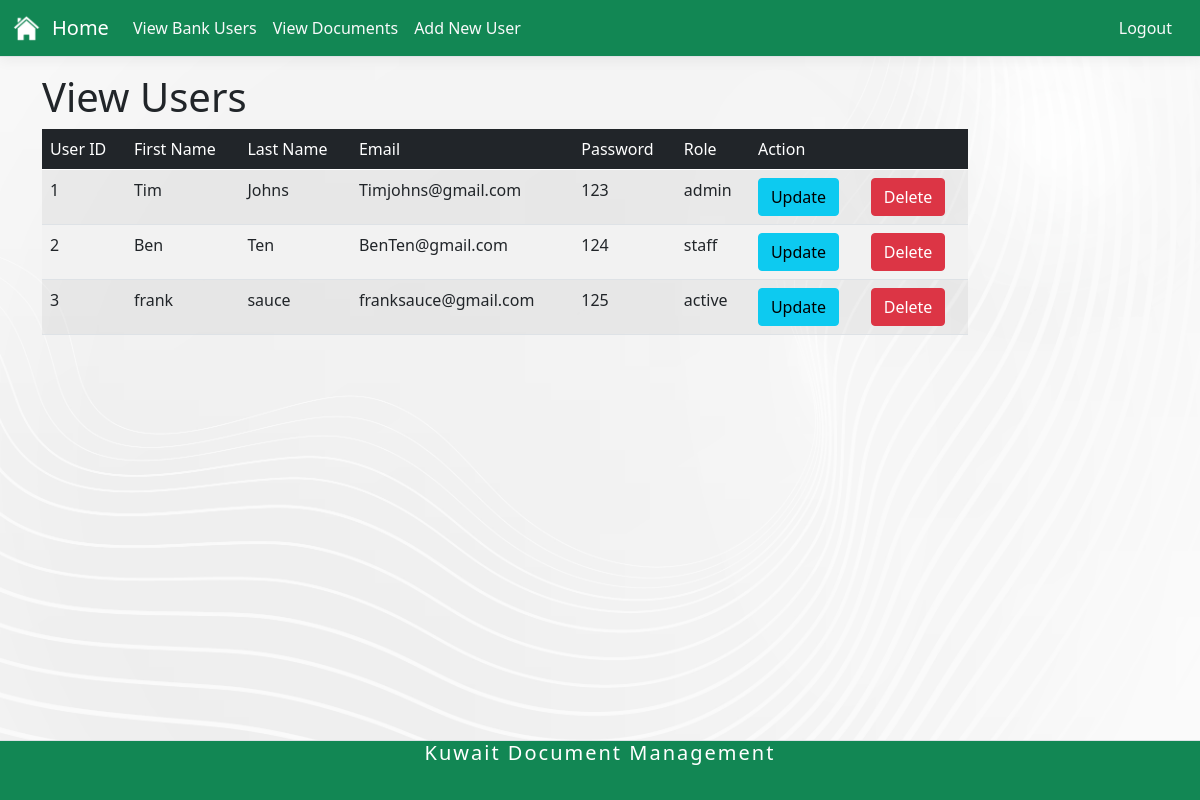
Screenshot of /Group31/viewUser.php with the database file from the repository.
### tables this page shows
CREATE TABLE "credentials" (
	"id"	INTEGER NOT NULL,
	"fname"	TEXT NOT NULL,
	"lname"	TEXT NOT NULL,
	"email"	TEXT NOT NULL,
	"password"	TEXT NOT NULL,
	"role"	TEXT NOT NULL,
	PRIMARY KEY("id")
);

### Group31/viewUserSQL.php (called while the page is built, shortened)
<?php
function getUsers (){
    $db = new SQLITE3('..\\Database\\Kuwaitt.db');
    $sql = "SELECT * FROM credentials";
    $stmt = $db->prepare($sql);
    $result = $stmt->execute();
    while ($row = $result->fetchArray()){
        $arrayResult [] = $row;
    }
    return $arrayResult;
}

### Group31/viewUser.php (the view, shortened to what this page needs)
<?php
require("adminNav.php");
include_once("viewUserSQL.php");
$user = getUsers();
?>
<div class="container bgColor">
        <main role="main" class="pb-3">
                <h1>View Users</h1>
                <div class="row">
                <div class="col-10">
                <table class="table table-striped">
                    <thead class="table-dark">
                        <td>User ID</td>
                        <td>First Name</td>
                        <td>Last Name</td>
                        <td>Email</td>
                        <td>Password</td>
                        <td>Role</td>
                        <td>Action</td>
                        <td></td>
                    </thead>
                    <?php
                        for ($i=0; $i<count($user); $i++):
                    ?>
                    <tr>
                        <td><?php echo $user[$i]['id']?></td>
                        <td><?php echo $user[$i]['fname']?></td>
                        <td><?php echo $user[$i]['lname']?></td>
                        <td><?php echo $user[$i]['email']?></td>
                        <td><?php echo $user[$i]['password']?></td>
                        <td><?php echo $user[$i]['role']?></td>
                        <td><a href="updateUser.php?id=<?php echo $user[$i]['id']; ?>" class="btn btn-info">Update</a></td>
                        <td><a href="deleteUser.php?id=<?php echo $user[$i]['id']; ?>" class="btn btn-danger">Delete</a></td>
                    </tr>
                    <?php endfor;?>
                </table>
            </div>
        </div>
        </main>
</div>
<?php require("Footer.php");?>

### Group31/adminNav.php (shortened to what this page needs)
<!doctype html>
<html lang="en">
<head>
	<link rel="stylesheet" href="site.css" />
	<link href="https://cdn.jsdelivr.net/npm/bootstrap@5.0.2/dist/css/bootstrap.min.css" rel="stylesheet">
</head>
<body class="bkg">
	<header>
		<nav class="navbar navbar-expand-sm navbar-toggleable-sm navbar-light border-bottom box-shadow mb-3" style="background-color:#128754">
			<div class="container-fluid">
				<a href="adminIndex.php"><img src="homeIcon.png" class="image3"></a>
				<a class="navbar-brand" style="color: #fff" href="adminIndex.php">Home</a>
				<div class="navbar-collapse collapse d-sm-inline-flex flex-sm-row-reverse">
					<ul class="navbar-nav flex-grow-1">
						<li class="nav-item">
							<a class="nav-link text-light" href="viewUser.php">View Bank Users</a>
						</li>
						<li class="nav-item">
							<a class="nav-link text-light" href="adminDocument.php">View Documents</a>
						</li>
						<li class="nav-item">
							<a class="nav-link text-light" href="">Add New User</a>
						</li>
					</ul>
				</div>
				<a class="nav-link text-light" href="logout.php">Logout</a>
		</nav>
	</header>
</body>

### Group31/footer.php
<footer class="border-top footer text-muted">
    <div class="container">
        <h2 class="footerfont">Kuwait Document Management</h2>
    </div>
</footer>
</body>
</html>

### Group31/site.css (style rules this page uses)
a.navbar-brand { white-space: normal; text-align: center; word-break: break-all; }
a { color: #0366d6; }
html { font-size: 14px; }
body { background-image: url("whiteBkg.jpg"); }
ul { list-style-type: none; margin: 0; padding: 0; width: 200px; }
li a { display: block; color: #000000; padding: 8px 16px; text-decoration: none; }
.image3 { width: 30px; height: 30px; margin-right: 10px }
@media (min-width: 768px) { html { font-size: 16px; } }
.border-top { border-top: 1px solid #e5e5e5; }
.border-bottom { border-bottom: 1px solid #e5e5e5; }
.box-shadow { box-shadow: 0 .25rem .75rem rgba(0, 0, 0, .05); }
html { position: relative; min-height: 100%; }
body { margin-bottom: 60px; }
body::after { content: ''; display: block; height: 100px; }
.footer { height: 60px; text-align: right; position: absolute; bottom: 0; width: 100%; white-space: nowrap; color: rgb(255, 255, 255); line-height: 60px; background-color: #128754; }
.footerfont { font-family: 'Segoe UI', Tahoma, Geneva, Verdana, sans-serif; letter-spacing: 2px; white-space: nowrap; color: #ffffff; font-size: 20px; text-align: center; }
.bkg { background: "whiteBkg.jpg"; background-size: cover; background-repeat: no-repeat; }
.container { min-height: 100%; }
img { width: 100%; height: auto; display: block; margin-left: auto; margin-right: auto; }
table { border-collapse: collapse; width: 100%; }
th, td { text-align: left; padding: 8px; }
tr:nth-child(even) { background-color: #f2f2f2; }

### rows the page displays
credentials: id "1", fname "Tim", lname "Johns", email "Timjohns@gmail.com", password "123", role "admin"
credentials: id "2", fname "Ben", lname "Ten", email "BenTen@gmail.com", password "124", role "staff"
credentials: id "3", fname "frank", lname "sauce", email "franksauce@gmail.com", password "125", role "active"
